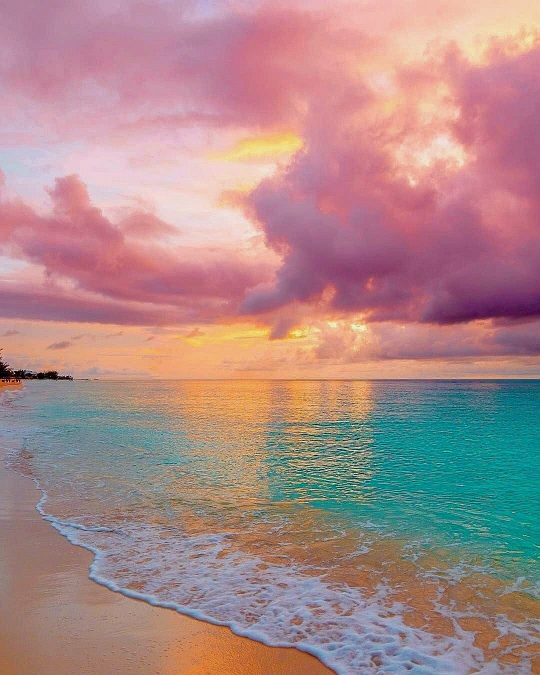
#> input picture IG_BACKGROUNDS/1e265fdc2933c026bada0c0a39ae9458.jpg, 1080 x 1350 px, found by its file name (shown at 1/2 size); its folder holds only this picture in this run
$ python photo_generator.py
#> lines starting #> are read from the running program, lines starting #| are printed output that depends on the picture
import os
import random
from PIL import Image, ImageDraw, ImageFont


file1 = open("C:/Users/ashar/OneDrive/Documents/GitHub/PoemTransformer/latest_generation.txt")
#> (reads latest_generation.txt from the repository)
lines = file1.readlines()

title = "Pogger Poem"
author = "Unknown"

poem = "Roses are red\
\nViolets are blue\
\nHe’s in love with me,\
\nAnd not exactly for you.\
\nAnd if you take my place,\
\nI’ll take my plate and smash your face. -" + author

poem = ""

nextLineTitle = False
nextLinePoet = False
for line in lines:
    print(line)
    if(line == "Poem Start\n"):
        nextLineTitle = True
        continue
    if(line == "END\n"):
        nextLinePoet = True
        continue

    if(nextLineTitle):
        nextLineTitle = False
        title = line.replace("\n", "")
        continue
    elif(nextLinePoet):
        nextLinePoet = False
        author = line.replace("\n", "")
        continue
    else:
        if(len(line) >= 50):
            newLine = False
            for i in range(len(line)):
                if(i+1 % 45 == 0):
                    newLine = True

                if(line[i] == " " and newLine):
                    poem += "\n"
                    newLine = True
                else:
                    poem += line[i]
        else:
            poem += line


print(title)
print(author)

poem += "\n-" + author

BACKGROUNDS_FOLDER = "C:/Users/ashar/OneDrive/Documents/GitHub/PoemTransformer/IG_BACKGROUNDS/"

images = os.listdir(BACKGROUNDS_FOLDER)

random_choice = random.randint(0, len(images) - 1)

img = Image.open(BACKGROUNDS_FOLDER + images[random_choice])
#> img is the input picture: PIL image 1080x1350 RGB; mean R, G, B 171.5, 137.6, 137.5

xMin = 25
xMax = img.size[0]
#> xMax = 1080
yMin = 25
yMax = img.size[1]
#> yMax = 1350

d1 = ImageDraw.Draw(img)

#FONT_TTF = "C:/Users/fawaz/Documents/Fonts/WinterSong-owRGB.ttf"
#FONT_TTF = "C:/Users/fawaz/Documents/Fonts/futura bold/Futura Bold.ttf"
FONT_TTF = "C:/Users/ashar/OneDrive/Documents/GitHub/PoemTransformer/Starmoon-lg5v5.otf"

myFont = ImageFont.truetype(FONT_TTF, int(xMax * .121))
miniFont = ImageFont.truetype(FONT_TTF, int(xMax * .12))

authorFont = ImageFont.truetype(FONT_TTF, int(xMax * .051))
authorMiniFont = ImageFont.truetype(FONT_TTF, int(xMax * .05))

poemFont = ImageFont.truetype(FONT_TTF, int(xMax * .0451))
poemMiniFont = ImageFont.truetype(FONT_TTF, int(xMax * .045))

coordinates = (xMin, random.randint(yMin, int(yMax / 8)))
#> coordinates = (25, 132)

d1.text(coordinates, title, font=myFont, fill=(0, 0, 0))
d1.text((coordinates[0] - 5, coordinates[1]), title, font=miniFont, fill=(255, 255, 255))

# d1.text((coordinates[0], coordinates[1] + 150), author, font=authorFont, fill=(0, 0, 0))
# d1.text((coordinates[0] - 2, coordinates[1] + 150 - 2), author, font=authorMiniFont, fill=(255, 255, 255))

d1.text((coordinates[0], coordinates[1] + int(xMax * .2)), poem, font=poemFont, fill=(0, 0, 0))
d1.text((coordinates[0] - 3, coordinates[1] + int(xMax * .2)), poem, font=poemMiniFont, fill=(255, 255, 255))


img_size = img.size
#> img_size = (1080, 1350)

maxWidth = 1000
maxHeight = 1000
if(img_size[0] > 1000):
    percentage = maxWidth/img_size[0]
#> percentage = 0.926
    img_size = (1000, int(percentage * img_size[1]))
#> img_size = (1000, 1250)

if(img_size[1] > 1000):
    percentage = maxHeight/img_size[1]
#> percentage = 0.8
    img_size = (int(percentage * img_size[0]), 1000)
#> img_size = (800, 1000)

print("size: ")
print(img_size)
#| (800, 1000)
out = img.resize(img_size)
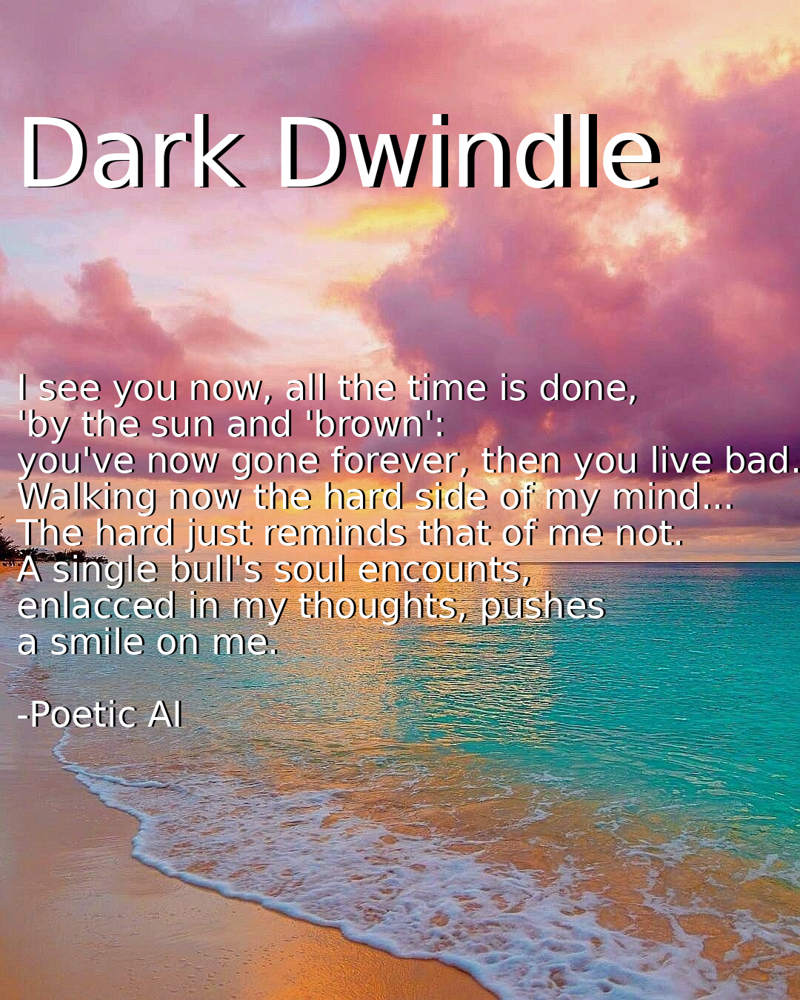
#> out: PIL image 800x1000 RGB; mean R, G, B 169.2, 140.1, 140.4
title = title.replace(".", "")
author = author.replace(" ", "_")
full_file_name = ("C:/Users/ashar/OneDrive/Documents/GitHub/PoemTransformer/images/" + author + "_" + title + ".jpg").replace(" ", "")
out.save(full_file_name, "JPEG", quality=99, optimize=True)
